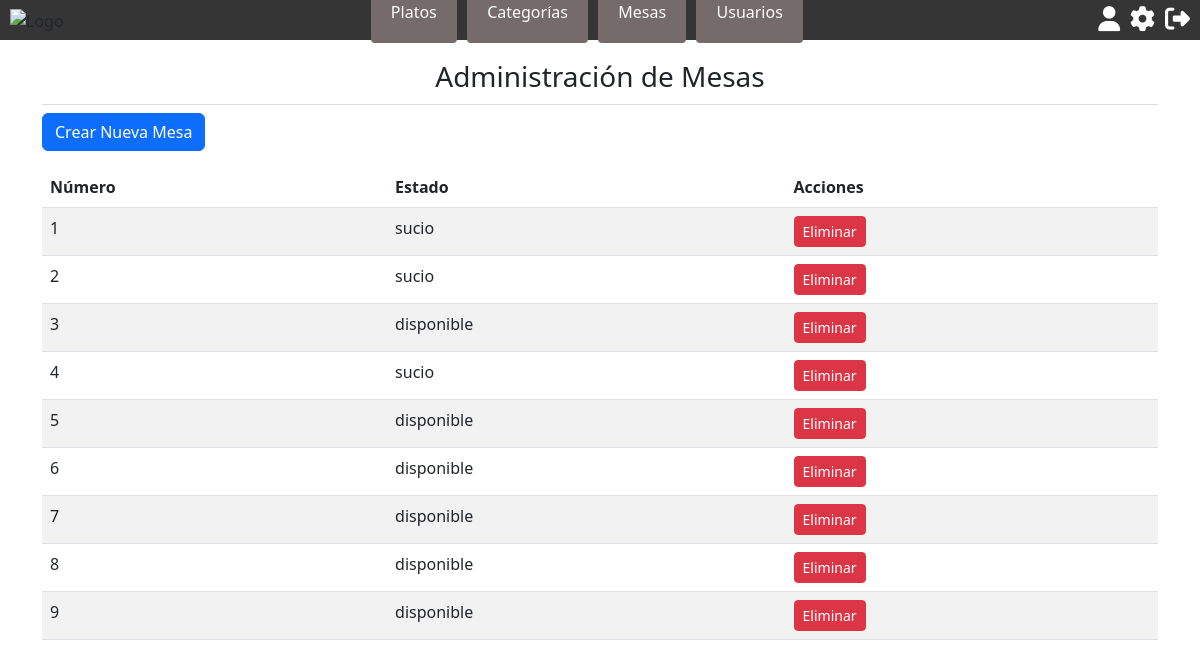
The page /mesas-admin/ (signed in) on the database as committed earlier.
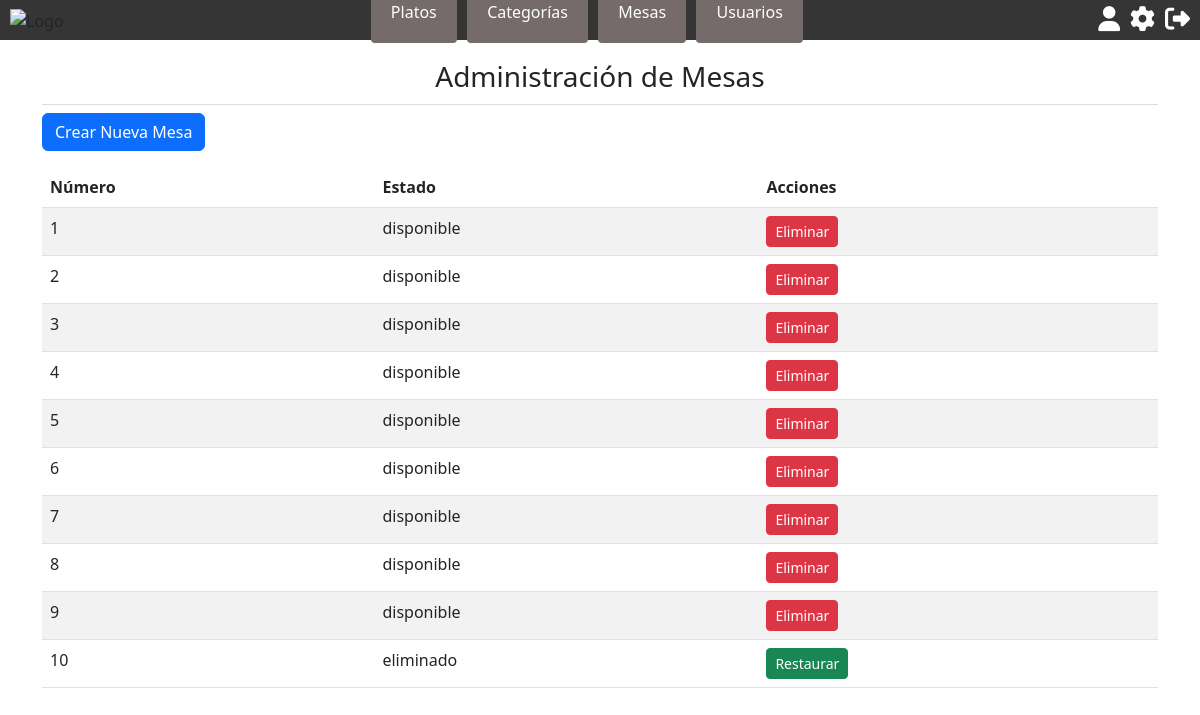
The same page on the database as committed later.
### restaurante_app/models.py (models this page shows, shortened)
class Mesa(models.Model):
    numero = models.AutoField(primary_key=True)
    EstMesCod = models.ForeignKey(EstadoMesa, on_delete=models.CASCADE, default=1)

class EstadoMesa(models.Model):
    EstMesCod = models.AutoField(primary_key=True)
    EstMesDes = models.CharField(max_length=100)
    def __str__(self):
        return  f'{self.EstMesDes}'

### restaurante_app/views.py (the view)
# urls.py: path('mesas-admin/', views.mesas_admin, name='mesas_admin'),
@login_required
def mesas_admin(request):
    if request.user.TipUsuCod.TipUsuDes != "Administrador":
        return redirect('index')
    mesas = Mesa.objects.all()
    return render(request, 'mesas_admin.html', {'mesas': mesas})

### restaurante_app/templates/mesas_admin.html (shortened to what this page needs)
{% extends 'base.html' %}
{% block content %}
<div class="container">
  <h2>Administración de Mesas</h2>
  <a href="{% url 'crear_mesa' %}" class="btn btn-primary mb-3">Crear Nueva Mesa</a>
  <table class="table table-striped">
    <thead>
      <tr>
        <th>Número</th>
        <th>Estado</th>
        <th>Acciones</th>
      </tr>
    </thead>
    <tbody>
      {% for mesa in mesas %}
      <tr>
        <td>{{ mesa.numero }}</td>
        <td>{{ mesa.EstMesCod }}</td>
        <td>
          {% if mesa.EstMesCod.EstMesDes == 'eliminado' %}
          <a href="{% url 'restaurar_mesa' mesa.numero %}" class="btn btn-success btn-sm">Restaurar</a>
          {% elif mesa.EstMesCod.EstMesDes == 'ocupado' %}
          <button class="btn btn-danger btn-sm" disabled>Eliminar (Mesa ocupada)</button>
          {% else %}
          <a href="{% url 'eliminar_mesa' mesa.numero %}" class="btn btn-danger btn-sm">Eliminar</a>
          {% endif %}
        </td>
      </tr>
      {% endfor %}
    </tbody>
  </table>
</div>
{% endblock %}

### restaurante_app/templates/base.html (shortened to what this page needs)
{% load static %}
<!DOCTYPE html>
<html lang="es">
<head>
  <link href="{% static 'css/styles.css' %}" rel="stylesheet">
  <link rel="stylesheet" href="https://cdnjs.cloudflare.com/ajax/libs/font-awesome/6.5.2/css/all.min.css">
  <link rel="stylesheet" href="https://cdn.jsdelivr.net/npm/bootstrap@5.3.0/dist/css/bootstrap.min.css">
</head>
<body>
  <header>
    <div class="header">
      <div class="logo">
        <img src="{% static 'img/logo.webp' %}" alt="Logo">
      </div>
      <nav>
        <ul>
          {% if request.user.TipUsuCod.TipUsuDes == "Administrador" %}
          <li><a class="link-nav" href="{% url 'platos_admin' %}">Platos</a></li>
          <li><a class="link-nav" href="{% url 'categorias_admin' %}">Categorías</a></li>
          <li><a class="link-nav" href="{% url 'mesas_admin' %}">Mesas</a></li>
          <li><a class="link-nav" href="{% url 'usuarios_admin' %}">Usuarios</a></li>
          {% endif %}
        </ul>
      </nav>
      <div class="icons">
        <i class="fas fa-user"></i>
        <i class="fas fa-cog"></i>
        <a href="/logout"><i class="fa-solid fa-right-from-bracket"></i></a>
      </div>
    </div>
  </header>
  <main>
    {% block content %}{% endblock %}
  </main>
</body>
</html>

### restaurante_app/static/css/styles.css (style rules this page uses)
* { box-sizing: border-box; margin: 0; padding: 0; }
body { font-family: Arial, sans-serif; }
a { color: white; text-decoration: none; }
h2 { font-size: 28px !important; text-align: center; margin-bottom: 10px; border-bottom: 1px solid #ddd; padding-bottom: 10px; }
.header { padding: 0 10px; display: grid; grid-template-columns: auto 1fr auto; align-items: center; background-color: #353535; }
.container { max-width: 80rem; margin: 20px auto; }
.logo { max-width: 7rem; }
.logo img { max-width: 100%; }
.icons { display: flex; justify-content: flex-end; }
.icons i { margin-left: 10px; color: #fff; font-size: 25px; cursor: pointer; transition: all 0.3s ease; }
ul { list-style-type: none; margin: 0; padding: 0; display: flex; justify-content: center; }
li { margin-right: 10px; }
.link-nav { color: white; background-color: #756B6B; text-decoration: none; padding: 1.2rem; border-radius: 4px; border: 1px solid transparent; transition: all 0.3s ease; }
ul { list-style: none; padding: 0; }

Rows that differ between the two databases and show on the page:
changed Mesa id 1: EstMesCod "sucio" → "disponible"
changed Mesa id 2: EstMesCod "sucio" → "disponible"
changed Mesa id 4: EstMesCod "sucio" → "disponible"
added Mesa: numero "10", EstMesCod "eliminado", shows "Restaurar"
